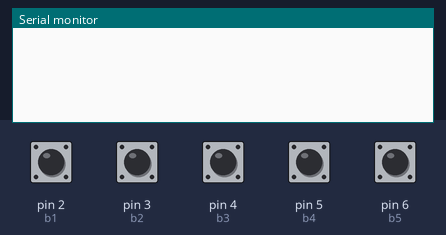
This sketch was run on a simulated Arduino Uno, built with avr-gcc and run on an emulated ATmega328P. Shown: the last lines printed to the serial monitor. Inputs (shaded band) come from the test bench; at power-on: pin 2 (b1), pin 3 (b2), pin 4 (b3), pin 5 (b4), pin 6 (b5) HIGH.

Above: at 1.2 s.
1.3 s: pin 2 (b1) pulled LOW for 0.15 s
At 1.9 s:
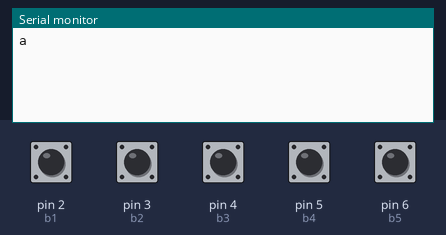
2.9 s: pin 3 (b2) pulled LOW for 0.15 s
At 4.1 s:
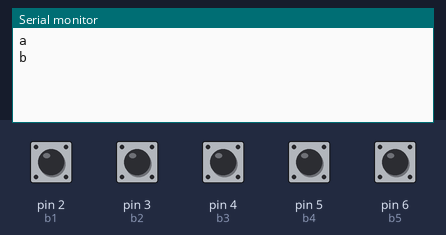
4.5 s: pin 4 (b3) pulled LOW for 0.15 s
At 5.6 s:
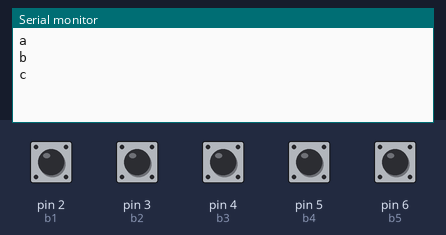
6.1 s: pin 5 (b4) pulled LOW for 0.15 s
At 6.8 s:
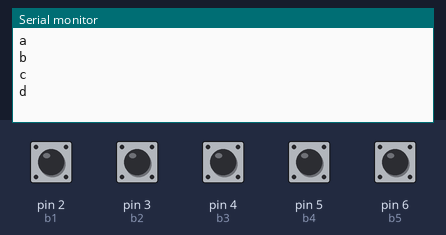
7.7 s: pin 6 (b5) pulled LOW for 0.15 s
At 8.0 s:
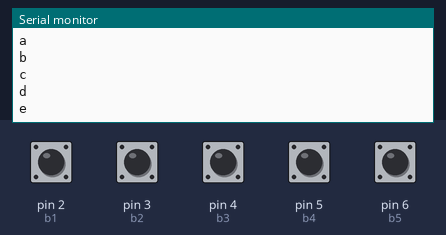

The sketch:

PyKeys.ino
```cpp
const int b1 = 2;
const int b2 = 3;
const int b3 = 4;
const int b4 = 5;
const int b5 = 6;

/*
 *    a(2)
* b(3) c(4) d(5)
*     e(6)
 */


int state1 = 0;
int state2 = 0;
int state3 = 0;
int state4 = 0;
int state5 = 0;

void setup(){
  Serial.begin(9600);

  pinMode(b1,INPUT_PULLUP);
  pinMode(b2,INPUT_PULLUP);
  pinMode(b3,INPUT_PULLUP);
  pinMode(b4,INPUT_PULLUP);
  pinMode(b5,INPUT_PULLUP);
}

void loop(){
  state1 = digitalRead(b1);
  state2 = digitalRead(b2);
  state3 = digitalRead(b3);
  state4 = digitalRead(b4);
  state5 = digitalRead(b5);

  if(state1 == LOW){
    Serial.println("a");
    delay(100);
  }
  if(state2 == LOW){
    Serial.println("b");
    delay(100);
  }
  if(state3 == LOW){
    Serial.println("c");
    delay(100);
  }
  if(state4 == LOW){
    Serial.println("d");
    delay(100);
  }
  if(state5 == LOW){
    Serial.println("e");
    delay(100);
  }
    delay(100);
}
```

Measured:
- after the input at 1.3 s, the serial monitor: prints a new line at once (image 1)
- after the input at 2.9 s, the serial monitor: prints a new line at once (image 2)
- after the input at 4.5 s, the serial monitor: prints a new line at once (image 3)
- after the input at 6.1 s, the serial monitor: prints a new line at once (image 4)
- after the input at 7.7 s, the serial monitor: prints a new line at once (image 5)
